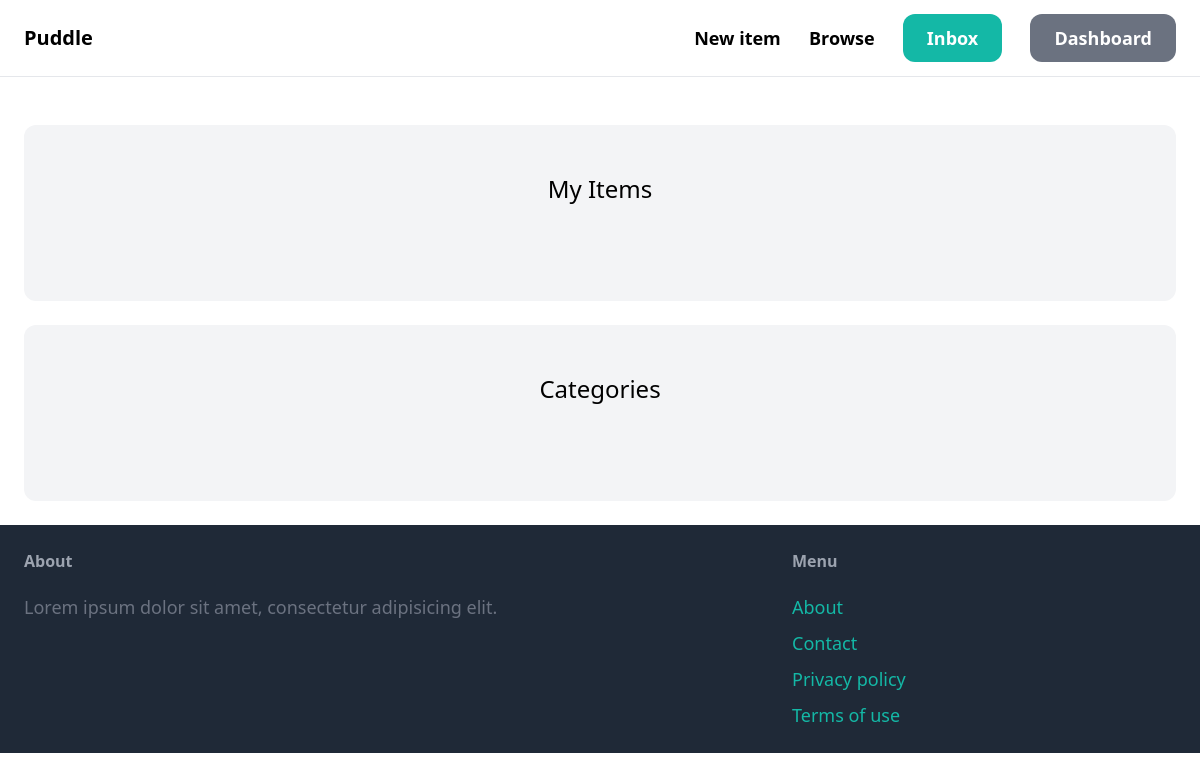
Page /dashboard/ (signed in) on the earlier database version.
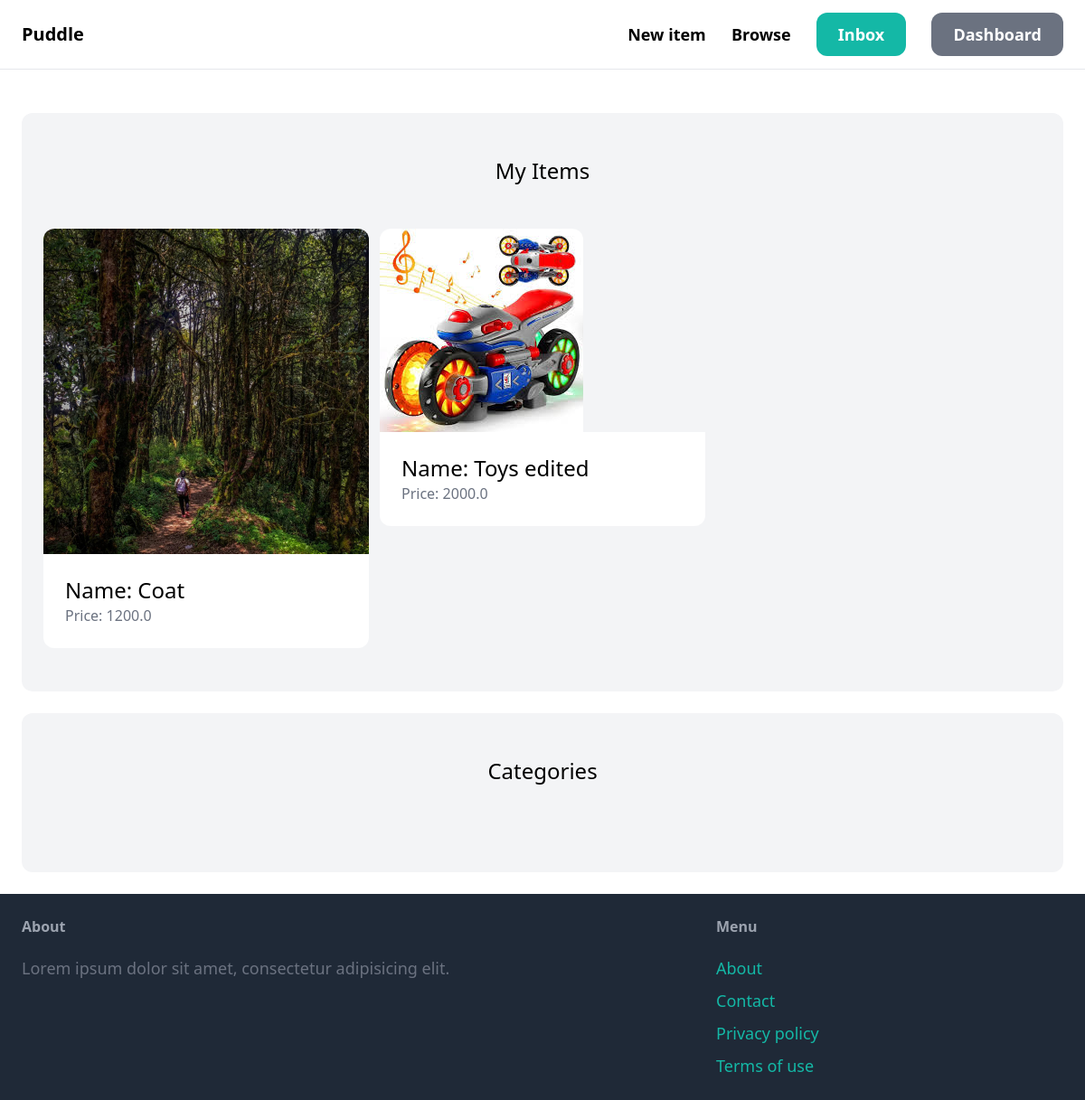
Same page on the later database version.
### item/models.py (models this page shows, shortened)
class Item(models.Model):
    category =models.ForeignKey(Category,related_name='items',on_delete=models.CASCADE)
    name = models.CharField(max_length=255)
    description = models.TextField(blank=True, null=True)
    price = models.FloatField()
    image = models.ImageField(upload_to='item_images', blank=True, null=True)
    is_sold = models.BooleanField(default=False)
    created_by = models.ForeignKey(User,related_name='items',on_delete=models.CASCADE)
    created_at = models.DateTimeField(auto_now_add=True)

### dashboard/views.py (the view)
# urls.py: path('',views.index,name='index'),
@login_required
def index(request):
    items= Item.objects.filter(created_by=request.user)
    return render(request,'dashboard/index.html',{
        'items':items
    })

### dashboard/templates/dashboard/index.html (shortened to what this page needs)
{% extends 'core/base.html' %} {% block title %} Dashboard {% endblock %}
{% block content %}
<div class="mt-6 px-6 py-12 bg-gray-100 rounded-xl">
  <h2 class="mb-12 text-2xl text-center">My Items</h2>
  <div class="grid grid-cols-3 gap-3">
    {% for item in items %}
    <div>
      <a href="{% url 'item:detail' item.id %}">
        <div>
          <img src="{{item.image.url}}" class="rounded-t-xl" />
        </div>
        <div class="p-6 bg-white rounded-b-xl">
          <h2 class="text-2xl">Name: {{item.name}}</h2>
          <p class="text-gray-500">Price: {{item.price}}</p>
        </div>
      </a>
    </div>
    {% endfor %}
  </div>
</div>
<div class="mt-6 px-6 py-12 bg-gray-100 rounded-xl">
  <h2 class="mb-12 text-2xl text-center">Categories</h2>
</div>
{% endblock %}

### core/templates/core/base.html (shortened to what this page needs)
<!DOCTYPE html>
<html lang="en">
  <head>
    <script src="https://cdn.tailwindcss.com"></script>
  </head>
  <body>
    <nav
      class="py-6 px-6 flex justify-between item-center border-b border-gray-200"
    >
      <a href="/" class="text-xl font-semibold">Puddle</a>
      <div class="space-x-6">
        <a
          href="{% url 'item:new' %}"
          class="text-lg font-semibold hover:text-gray-500"
          >New item</a
        >
        <a
          href="{% url 'item:items' %}"
          class="text-lg font-semibold hover:text-gray-500"
          >Browse</a
        >
        {% if request.user.is_authenticated %}
        <a
          href="{% url 'conversation:inbox' %}"
          class="px-6 py-3 text-lg font-semibold bg-teal-500 text-white rounded-xl hover:bg-teal-700"
          >Inbox</a
        >
        <a
          href="{% url 'dashboard:index' %}"
          class="px-6 py-3 text-lg font-semibold bg-gray-500 text-white rounded-xl hover:bg-gray-700"
          >Dashboard</a
        >
        {% endif %}
      </div>
    </nav>
    <div class="px-6 py-6">{% block content %} {% endblock %}</div>
    <footer class="py-6 px-6 flex justify-between bg-gray-800">
      <div class="w-2/3 pr-10">
        <h3 class="mb-5 font-semibold text-gray-400">About</h3>
        <p class="text-lg text-gray-500">
          Lorem ipsum dolor sit amet, consectetur adipisicing elit.
        </p>
      </div>
      <div class="w-1/3">
        <h3 class="mb-5 font-semibold text-gray-400">Menu</h3>
        <ul class="space-y-2">
          <li>
            <a href="#" class="text-lg text-teal-500 hover:text-teal-700"
              >About</a
            >
          </li>
          <li>
            <a
              href="{% url 'core:contact' %}"
              class="text-lg text-teal-500 hover:text-teal-700"
              >Contact</a
            >
          </li>
          <li>
            <a href="#" class="text-lg text-teal-500 hover:text-teal-700"
              >Privacy policy</a
            >
          </li>
          <li>
            <a href="#" class="text-lg text-teal-500 hover:text-teal-700"
              >Terms of use</a
            >
          </li>
        </ul>
      </div>
    </footer>
  </body>
</html>

Differences in the rows shown:
now on this page (row edited): Item: image (picture), name "Coat", price "1200.0"
added Item: image (picture), name "Toys edited", price "2000.0"
